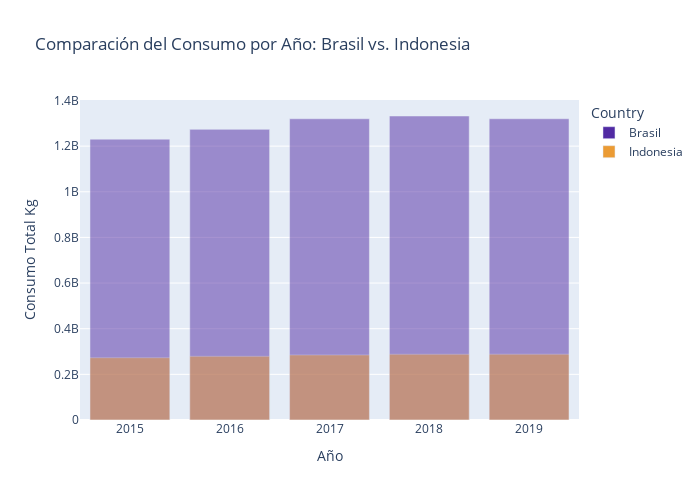

Notebook source saved alongside this figure:
### Code cell
top_years_brazil = pd.DataFrame({
    'year': [2018, 2019, 2017, 2016, 2015],
    'top_consumption_value': [1332000000, 1320000000, 1319820000, 1273500000, 1230480000],
    'Country': 'Brasil'
})

top_years_second = pd.DataFrame({
    'year': [2018, 2019, 2017, 2016, 2015],
    'top_consumption_value': [288000000, 288360000, 285000000, 279000000, 273000000],
    'Country': 'Indonesia'
})


combined_data = pd.concat([top_years_brazil, top_years_second])


fig = px.bar(combined_data, x='year', y='top_consumption_value', color='Country',
             labels={
                 "year": "Año",
                 "top_consumption_value": "Consumo Total Kg"
             },
             color_discrete_map={'Brasil': '#512aa3', 'Indonesia': '#eb9b34'},
             title='Comparación del Consumo por Año: Brasil vs. Indonesia',
             barmode='overlay', 
             width=700, height=500)

fig.show()

### Figure 1 — Plotly figure (JSON) as saved in the notebook; plotly's stock layout.template omitted (floating-point values rounded to 4 significant figures)
{"data": [{"alignmentgroup": "True", "hovertemplate": "Country=Brasil<br>Año=%{x}<br>Consumo Total Kg=%{y}<extra></extra>", "legendgroup": "Brasil", "marker": {"color": "#512aa3", "opacity": 0.5, "pattern": {"shape": ""}}, "name": "Brasil", "offsetgroup": "Brasil", "orientation": "v", "showlegend": true, "textposition": "auto", "type": "bar", "x": [2018, 2019, 2017, 2016, 2015], "xaxis": "x", "y": [1332000000, 1320000000, 1319820000, 1273500000, 1230480000], "yaxis": "y"}, {"alignmentgroup": "True", "hovertemplate": "Country=Indonesia<br>Año=%{x}<br>Consumo Total Kg=%{y}<extra></extra>", "legendgroup": "Indonesia", "marker": {"color": "#eb9b34", "opacity": 0.5, "pattern": {"shape": ""}}, "name": "Indonesia", "offsetgroup": "Indonesia", "orientation": "v", "showlegend": true, "textposition": "auto", "type": "bar", "x": [2018, 2019, 2017, 2016, 2015], "xaxis": "x", "y": [288000000, 288360000, 285000000, 279000000, 273000000], "yaxis": "y"}], "layout": {"barmode": "overlay", "height": 500, "legend": {"title": {"text": "Country"}, "tracegroupgap": 0}, "title": {"text": "Comparación del Consumo por Año: Brasil vs. Indonesia"}, "width": 700, "xaxis": {"anchor": "y", "domain": [0, 1], "title": {"text": "Año"}}, "yaxis": {"anchor": "x", "domain": [0, 1], "title": {"text": "Consumo Total Kg"}}}}
